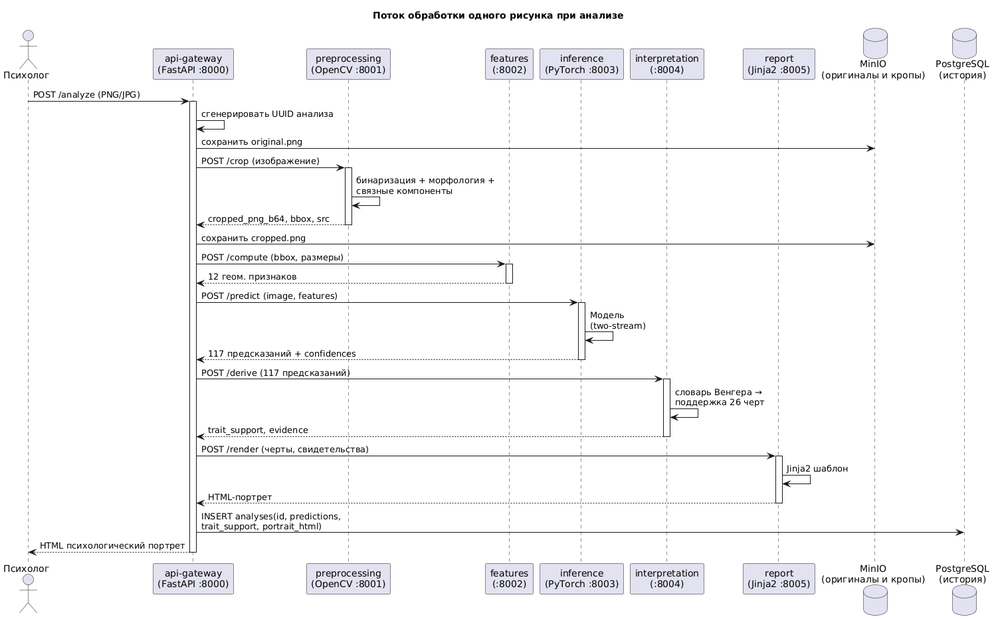
#> input picture tex_text/example/inc/potok-web.png, 1000 x 619 px, shrunk from 1505 x 932 before the run
$ python -i pre.py   (imports and definitions only)
#> lines starting #> are read from the running program, lines starting #| are printed output that depends on the picture; after the words box and inside, x2 and y2 are one past the last pixel; in counts of white or black regions, pixels touching at a corner belong together
#> further down, picture is the input picture: shape (619, 1000, 3); mean B, G, R 247.7, 247.1, 247.1
import cv2
import numpy as np

def detect_figure_bbox(img):
    H, W = img.shape[:2]
#> H = 619; W = 1000
    margin = (int(0.03 * H), int(0.03 * W))
#> margin = (18, 30)
    inner = img[margin[0]:H-margin[0], margin[1]:W-margin[1]]
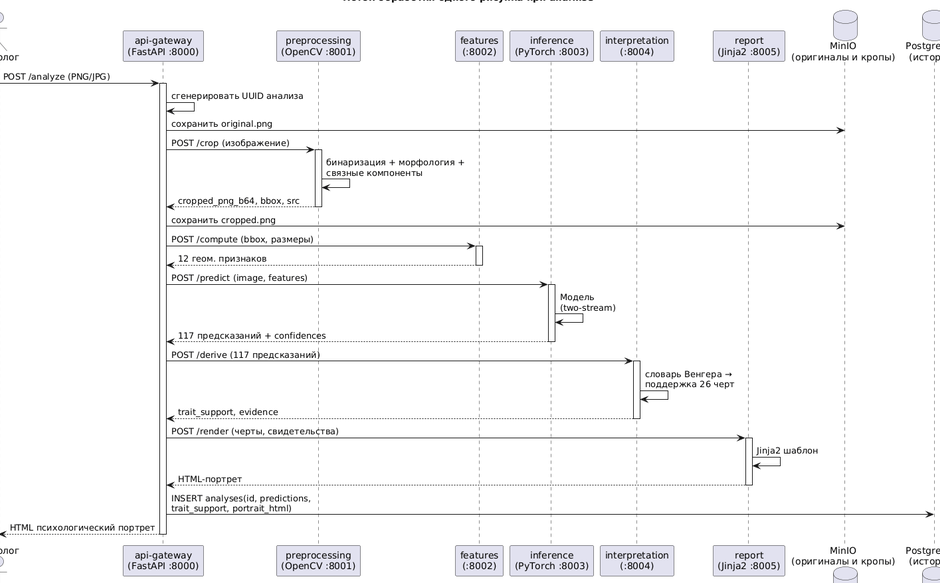
#> inner: shape (583, 940, 3); mean B, G, R 247.3, 246.6, 246.6
    if len(inner.shape) == 3:
        inner = cv2.cvtColor(inner, cv2.COLOR_BGR2GRAY)
#> inner: shape (583, 940)
    bw = cv2.adaptiveThreshold(inner, 255,
        cv2.ADAPTIVE_THRESH_GAUSSIAN_C, cv2.THRESH_BINARY_INV, 31, 5)
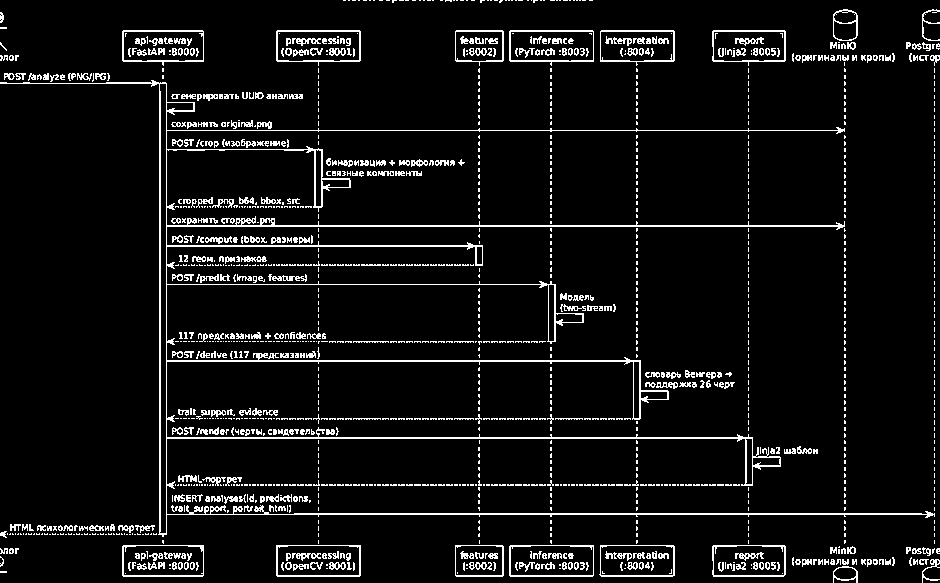
#> bw: shape (583, 940); 6.7% white in thin lines or dots
    bw = cv2.medianBlur(bw, 3)
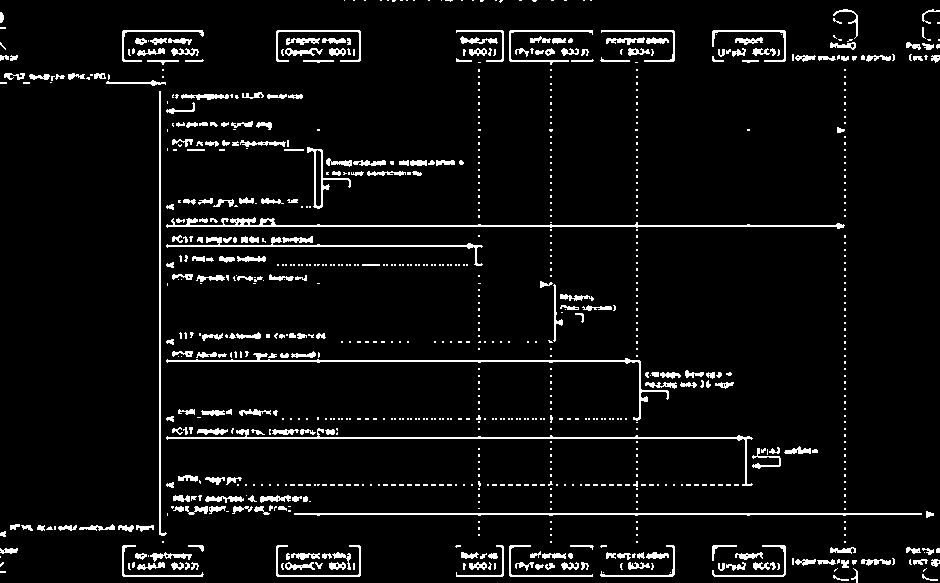
#> bw: shape (583, 940); 5.6% white in thin lines or dots
    kernel = cv2.getStructuringElement(cv2.MORPH_ELLIPSE, (13, 13))
    bw = cv2.morphologyEx(bw, cv2.MORPH_CLOSE, kernel)
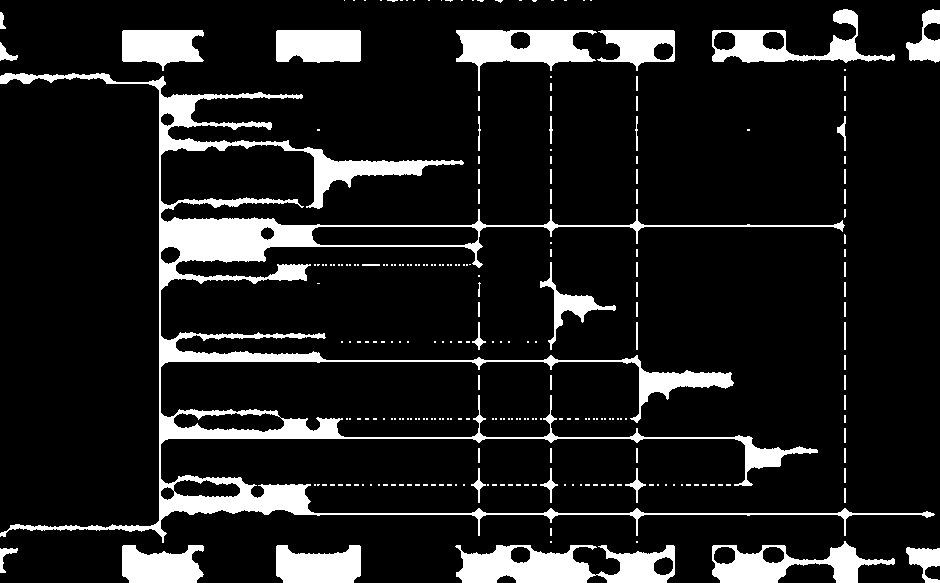
#> bw: shape (583, 940); 12.1% white; 256 white regions (195 under 20 px), largest, box (x1, y1, x2, y2) and area: (0, 73, 935, 543) 32326, (455, 545, 675, 583) 5471, (456, 30, 597, 91) 3752
    n_lbl, _, stats, _ = cv2.connectedComponentsWithStats(bw, 8)
#> n_lbl = 257; stats = 257 rows, first 6: [0, 0, 940, 583, 481848], [344, 0, 1, 1, 1], [353, 0, 2, 1, 2], [364, 0, 2, 1, 2], [380, 0, 2, 1, 2], [387, 0, 11, 2, 14]
    Hi, Wi = bw.shape
#> Hi = 583; Wi = 940
    img_area = Hi * Wi
#> img_area = 548020
    candidates = []
    for i in range(1, n_lbl):
        x, y, w, h, area = stats[i, [0, 1, 2, 3, 4]]
        bbox_area = w * h
        if bbox_area < 0.0005 * img_area: continue
        if w > 0.92 * Wi and h > 0.92 * Hi: continue
        if max(w, h) / max(min(w, h), 1) > 12: continue
        if area < 0.005 * bbox_area: continue
        candidates.append((x, y, x + w, y + h, bbox_area))
#> this loop made 256 passes
#> (x, y, w, h, area, bbox_area) on passes 22 to 24: (712, 9, 183, 54, 2974, 9882), (906, 9, 34, 54, 913, 1836), (0, 12, 6, 17, 64, 102)
#> after the loop, candidates = 20 items, first 6: (712, 9, 895, 63, 9882), (906, 9, 940, 63, 1836), (122, 30, 204, 71, 3362), (276, 30, 361, 63, 2805), (456, 30, 597, 91, 8601), (597, 30, 675, 71, 3198)
    if not candidates:
        return (0, 0, W, H)
    candidates.sort(key=lambda t: -t[4])
    anchor = candidates[0]
#> anchor = (0, 73, 935, 543, 439450)
    ax, ay = (anchor[0] + anchor[2]) / 2, (anchor[1] + anchor[3]) / 2
#> ax = 467.5; ay = 308
    a_size = max(anchor[2] - anchor[0], anchor[3] - anchor[1])
#> a_size = 935
    D = max(3.0 * a_size, 0.12 * max(Hi, Wi))
#> D = 2805
    merged = [anchor]
#> merged = [(0, 73, 935, 543, 439450)]
    for c in candidates[1:]:
        cx, cy = (c[0] + c[2]) / 2, (c[1] + c[3]) / 2
        if abs(cx - ax) < D and abs(cy - ay) < D:
            merged.append(c)
#> this loop made 19 passes
#> (c, cx, cy) on passes 1 to 12: ((712, 9, 895, 63, 9882), 803.5, 36), ((456, 30, 597, 91, 8601), 526.5, 60.5), ((455, 545, 675, 583, 8360), 565, 564), ((712, 541, 895, 583, 7686), 803.5, 562), ((540, 262, 616, 350, 6688), 578, 306), ((122, 30, 204, 71, 3362), 163, 50.5), ((276, 545, 361, 583, 3230), 318.5, 564), ((597, 30, 675, 71, 3198), 636, 50.5), ((122, 545, 204, 583, 3116), 163, 564), ((276, 30, 361, 63, 2805), 318.5, 46.5), ((906, 9, 940, 63, 1836), 923, 36), ((906, 547, 940, 583, 1224), 923, 565)
#> after the loop, merged = 20 items, first 6: (0, 73, 935, 543, 439450), (712, 9, 895, 63, 9882), (456, 30, 597, 91, 8601), (455, 545, 675, 583, 8360), (712, 541, 895, 583, 7686), (540, 262, 616, 350, 6688)
    x1 = min(c[0] for c in merged) + margin[1]
#> x1 = 30
    y1 = min(c[1] for c in merged) + margin[0]
#> y1 = 27
    x2 = max(c[2] for c in merged) + margin[1]
#> x2 = 970
    y2 = max(c[3] for c in merged) + margin[0]
#> y2 = 601
    return (x1, y1, x2, y2)

>>> import cv2
>>> picture = cv2.imread('potok-web.png')
>>> result = detect_figure_bbox(picture)
#> result = (30, 27, 970, 601)

$ run again, on tex_text/example/inc/rezume.png
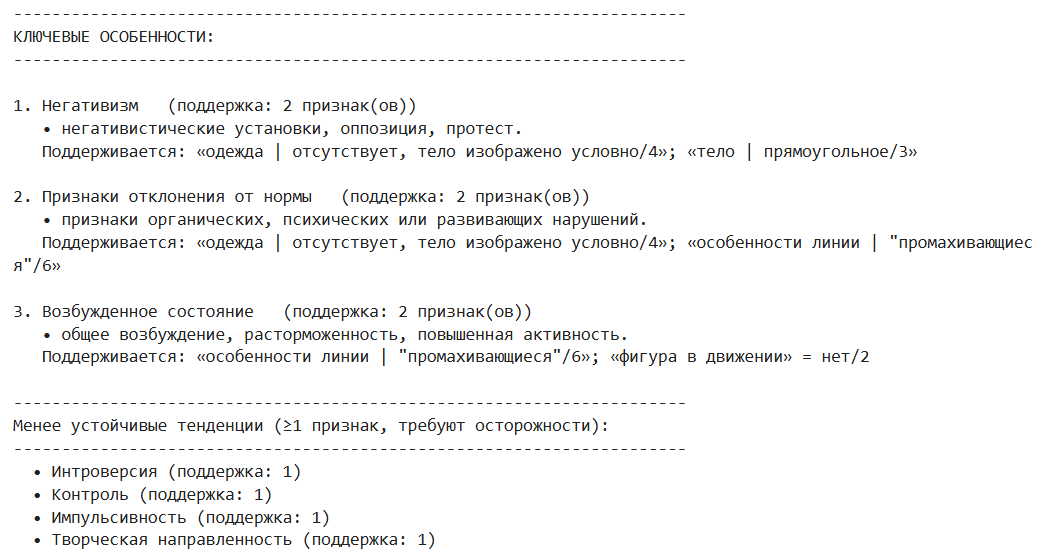
#> input picture tex_text/example/inc/rezume.png, 1045 x 559 px
#> picture is the input picture: shape (559, 1045, 3); mean B, G, R 245.9, 245.9, 245.9
#> in detect_figure_bbox, `bw = cv2.adaptiveThreshold(inner, 255, cv2.ADAPTIVE_THRESH_GAUSSIAN_C,..`:
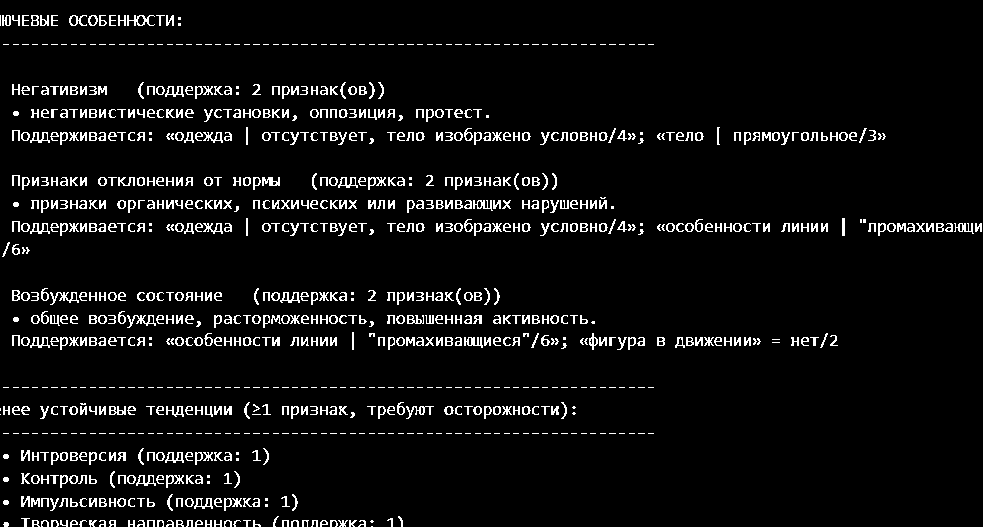
#> bw: shape (527, 983); 5.7% white in thin lines or dots
#> in detect_figure_bbox, `bw = cv2.morphologyEx(bw, cv2.MORPH_CLOSE, kernel)`:
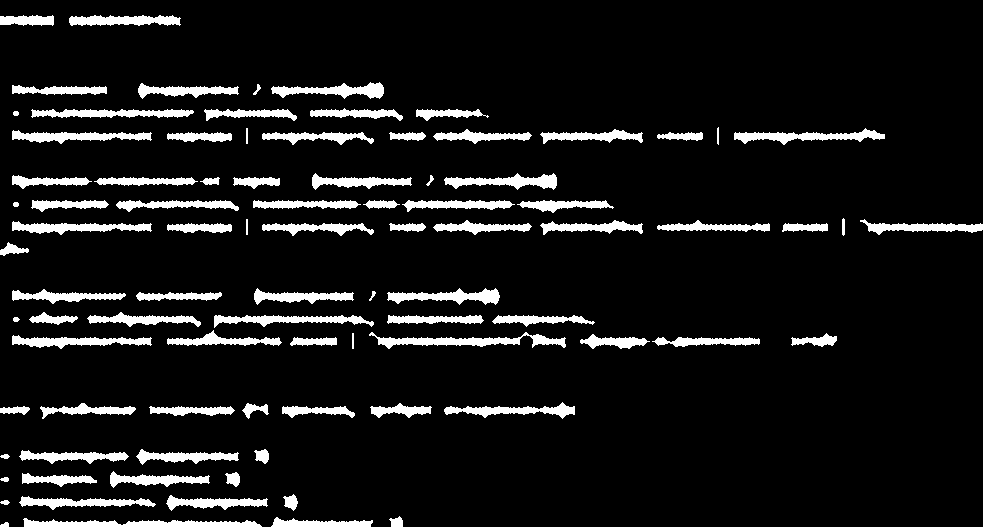
#> bw: shape (527, 983); 9.2% white; 89 white regions, largest, box (x1, y1, x2, y2) and area: (23, 518, 262, 527) 1328, (369, 332, 566, 349) 1316, (734, 128, 885, 145) 1090
#> n_lbl = 90; stats = 90 rows, first 6: [0, 0, 983, 527, 470591], [0, 15, 54, 11, 472], [69, 15, 112, 11, 915], [138, 83, 101, 16, 789], [271, 82, 113, 17, 954], [12, 85, 95, 10, 642]
#> the loop in detect_figure_bbox, `for i in range(1, n_lbl):` made 89 passes
#> (x, y, w, h, area, bbox_area) on passes 1 to 8: (0, 15, 54, 11, 472, 594), (69, 15, 112, 11, 915, 1232), (138, 83, 101, 16, 789, 1616), (271, 82, 113, 17, 954, 1921), (12, 85, 95, 10, 642, 950), (253, 84, 8, 11, 35, 88), (31, 109, 163, 9, 1031, 1467), (204, 109, 93, 12, 622, 1116)
#> after the loop in detect_figure_bbox, `for i in range(1, n_lbl):`: candidates = 66 items, first 6: (0, 15, 54, 26, 594), (69, 15, 181, 26, 1232), (138, 83, 239, 99, 1616), (271, 82, 384, 99, 1921), (12, 85, 107, 95, 950), (204, 109, 297, 121, 1116)
#> anchor = (369, 332, 566, 349, 3349)
#> ax = 467.5; ay = 340.5
#> a_size = 197
#> D = 591
#> in detect_figure_bbox, `merged = [anchor]`: merged = [(369, 332, 566, 349, 3349)]
#> the loop in detect_figure_bbox, `for c in candidates[1:]:` made 65 passes
#> (c, cx, cy) on passes 1 to 8: ((734, 128, 885, 145, 2567), 809.5, 136.5), ((444, 402, 575, 419, 2227), 509.5, 410.5), ((860, 219, 983, 235, 1968), 921.5, 227), ((12, 130, 152, 144, 1960), 82, 137), ((12, 221, 152, 235, 1960), 82, 228), ((12, 335, 152, 349, 1960), 82, 342), ((271, 82, 384, 99, 1921), 327.5, 90.5), ((444, 173, 557, 190, 1921), 500.5, 181.5)
#> after the loop in detect_figure_bbox, `for c in candidates[1:]:`: merged = 66 items, first 6: (369, 332, 566, 349, 3349), (734, 128, 885, 145, 2567), (444, 402, 575, 419, 2227), (860, 219, 983, 235, 1968), (12, 130, 152, 144, 1960), (12, 221, 152, 235, 1960)
#> x1 = 31
#> x2 = 1014
#> y2 = 543
#> result = (31, 31, 1014, 543)
